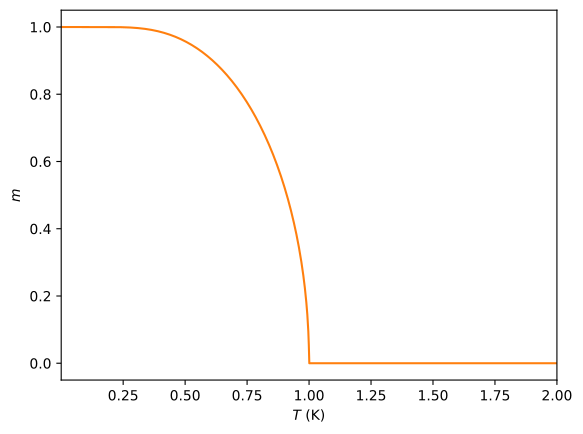

Source code (Python):
import numpy as np
from scipy.optimize import fsolve
import matplotlib.pyplot as plt

mag_func = lambda m, C, T : m - np.tanh(C*m/T)

c = 1
solve_guess = 1

Tlin = np.linspace(1e-5, 2, 1000)
ms = np.zeros_like(Tlin)
for t, T in enumerate(Tlin):
    ms[t] = fsolve(mag_func, solve_guess, args=(c, T))[0]

fig, ax = plt.subplots()

ax.plot(Tlin, ms, ls="solid", color="tab:orange")

ax.set_xlim(left=np.min(Tlin), right=np.max(Tlin))

ax.set_xlabel(r"$T$ (K)")
ax.set_ylabel(r"$m$")

fig.savefig("numerical-methods/diego/day-5/fsolve_mag.pdf", bbox_inches="tight")
